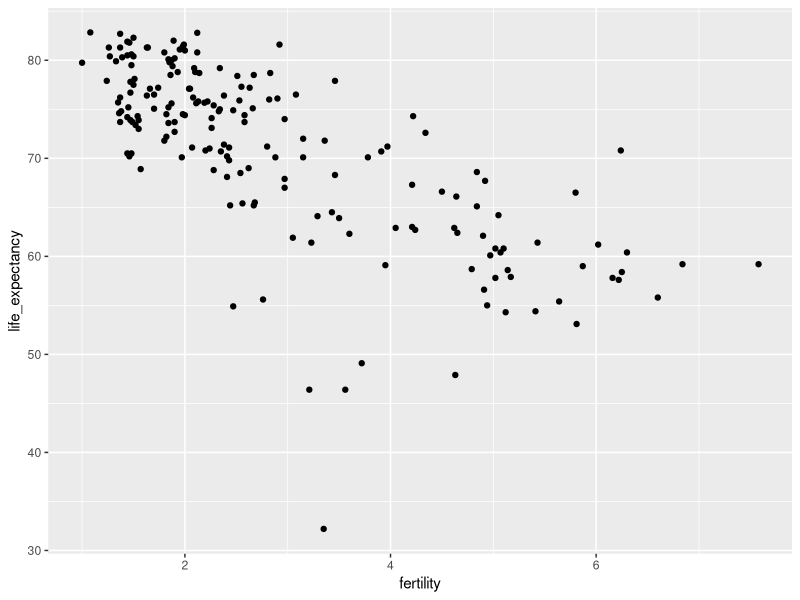
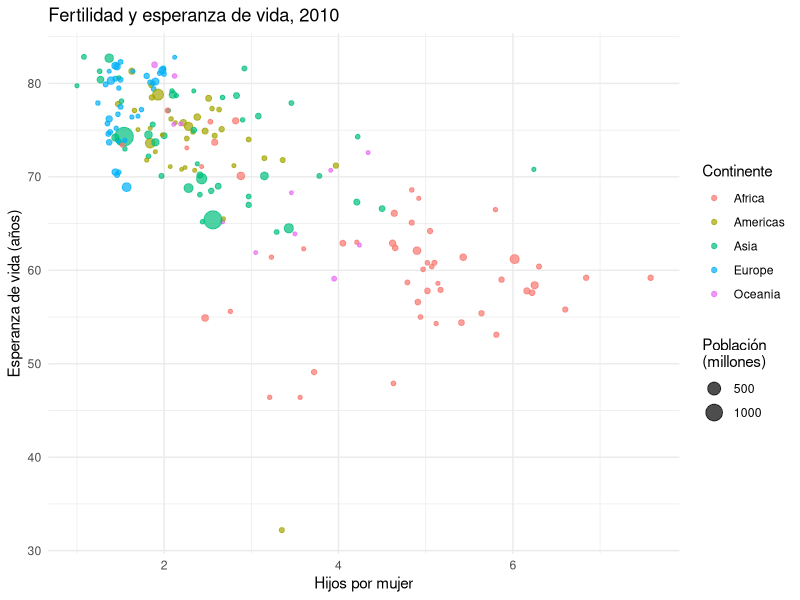
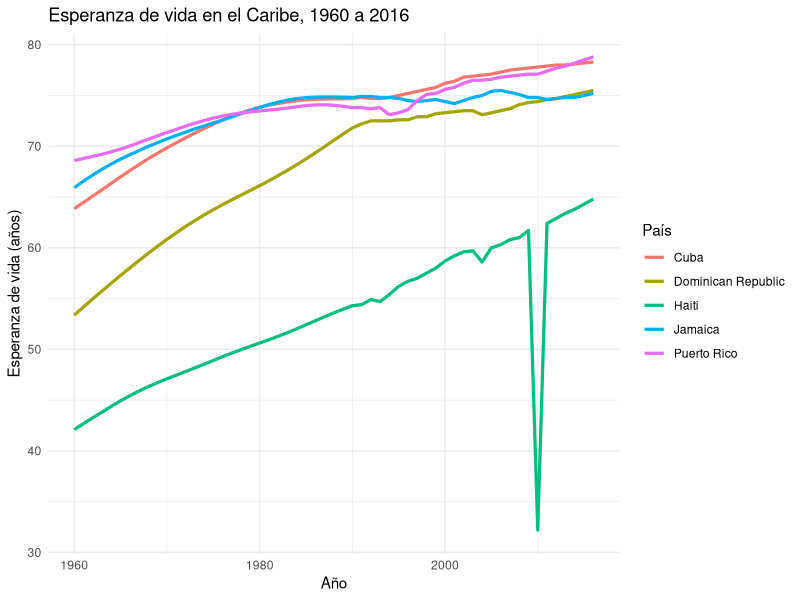

These charts were generated, in order, by the following R code:
# ---------------------------------------------------------------------------
# Taller Introducción a R: primeros pasos en R y RStudio
# Centro Académico de Cómputos (CACCS), Facultad de Ciencias Sociales, UPR-RP
# Viernes 13 de noviembre de 2026, de 8:00 a 10:00, salón 118
# Dr. Rashid C. J. Marcano Rivera
#
# Ejecuten cada línea con Ctrl + Enter (Windows) o Cmd + Return (Mac).
# ---------------------------------------------------------------------------

# Paso 3: R como calculadora -------------------------------------------------
1 + 2
13 / 2
2 ^ 6
sqrt(81)

# Paso 5: objetos -------------------------------------------------------------
x <- 4
x + 2

isla <- "Puerto Rico"   # texto, entre comillas
isla

bilingüe <- TRUE        # valor lógico
bilingüe

# Paso 6: vectores y funciones ------------------------------------------------
edades <- c(23, 31, 27, 45, 38, 22, 29)

mean(edades)    # media
sd(edades)      # desviación estándar
range(edades)   # mínimo y máximo
length(edades)  # cuántos valores hay

?mean           # la ayuda de la función
# mean("texto") # quiten el # para ver un error

# Su turno (5 minutos) ---------------------------------------------------------
# 1. Creen un vector horas_sueño con siete valores, uno por día de la semana.
# 2. Calculen la media, el mínimo (min()) y el máximo (max()).
# 3. Redondeen la media a un decimal con round(). Busquen en ?round cómo.


# Paso 7: paquetes ------------------------------------------------------------
# install.packages(c("tidyverse", "dslabs"))   # una sola vez
library(tidyverse)
library(dslabs)
data(gapminder)

# Paso 8: mirar los datos -----------------------------------------------------
glimpse(gapminder)
head(gapminder)
summary(gapminder)
# View(gapminder)

# Paso 9: transformar con dplyr -----------------------------------------------
gapminder |>
  filter(country %in% c("Puerto Rico", "Cuba", "Dominican Republic", "Jamaica"),
         year %in% c(1970, 1990, 2010)) |>
  select(country, year, life_expectancy, fertility) |>
  arrange(year, country)

gapminder |>
  filter(year == 2010) |>
  mutate(pib_per_cápita = gdp / population) |>
  group_by(continent) |>
  summarise(esperanza_media = mean(life_expectancy, na.rm = TRUE),
            pib_mediano = median(pib_per_cápita, na.rm = TRUE),
            países = n())

# Su turno (8 minutos) ---------------------------------------------------------
# 1. Filtren los datos de Puerto Rico y ordénenlos por año.
# 2. ¿En qué año alcanzó Puerto Rico su mayor esperanza de vida?
#    Usen arrange(desc(life_expectancy)).
# 3. Calculen la fertilidad media por continente en 1970 y en 2010.
#    Pista: group_by(continent, year).


# Paso 10: gráficos con ggplot2 -----------------------------------------------
gapminder |>
  filter(year == 2010) |>
  ggplot(aes(x = fertility, y = life_expectancy)) +
  geom_point()

gapminder |>
  filter(year == 2010) |>
  ggplot(aes(x = fertility, y = life_expectancy,
             colour = continent, size = population / 10^6)) +
  geom_point(alpha = 0.7) +
  labs(title = "Fertilidad y esperanza de vida, 2010",
       x = "Hijos por mujer", y = "Esperanza de vida (años)",
       colour = "Continente", size = "Población\n(millones)") +
  theme_minimal()

caribe <- c("Puerto Rico", "Cuba", "Dominican Republic", "Jamaica", "Haiti")

gapminder |>
  filter(country %in% caribe) |>
  ggplot(aes(x = year, y = life_expectancy, colour = country)) +
  geom_line(linewidth = 1.1) +
  labs(title = "Esperanza de vida en el Caribe, 1960 a 2016",
       x = "Año", y = "Esperanza de vida (años)", colour = "País") +
  theme_minimal()

# Su turno (8 minutos) ---------------------------------------------------------
# 1. Hagan el gráfico del Caribe con la fertilidad en lugar de la esperanza de vida.
# 2. Añadan otro país que les interese.
# 3. Guárdenlo: ggsave("mi_gráfico.png", width = 8, height = 5)


# Importar sus propios datos (referencia; no se corre hoy) --------------------
# datos <- read_csv("datos/encuesta.csv")              # CSV
# datos <- haven::read_sav("datos/encuesta.sav")       # SPSS
# datos <- haven::read_dta("datos/encuesta.dta")       # Stata
# datos <- readxl::read_excel("datos/encuesta.xlsx")   # Excel
